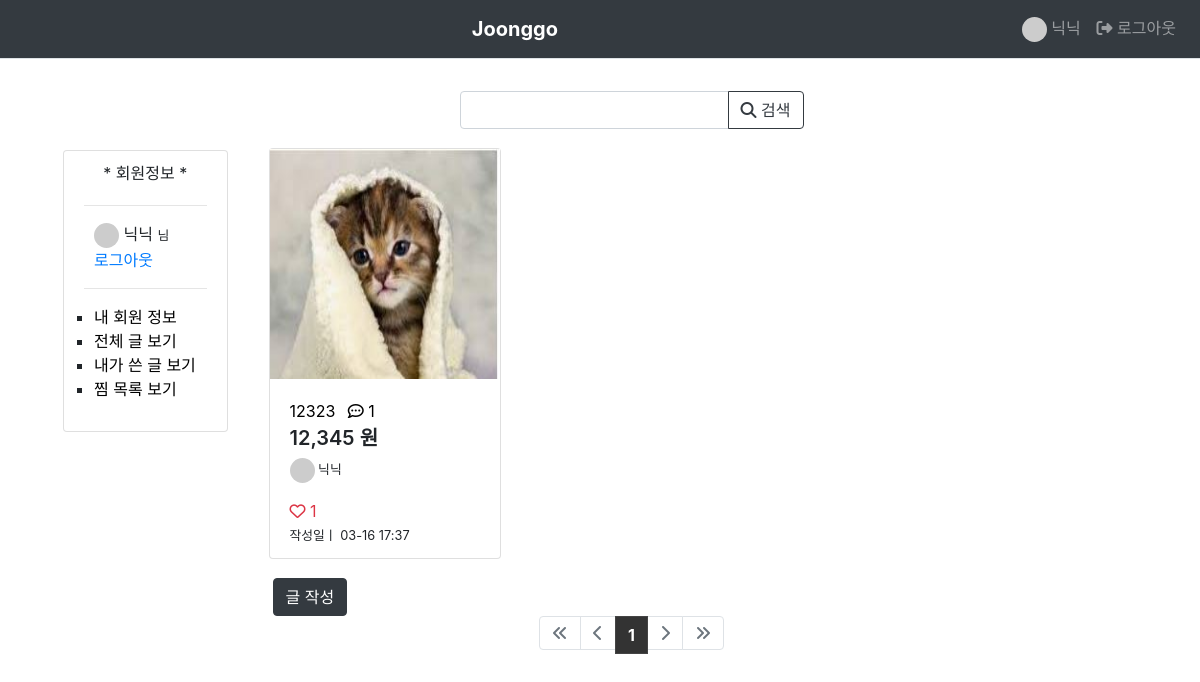
Before: /joonggo/question/mypost/1/ (signed in) with the older database file.
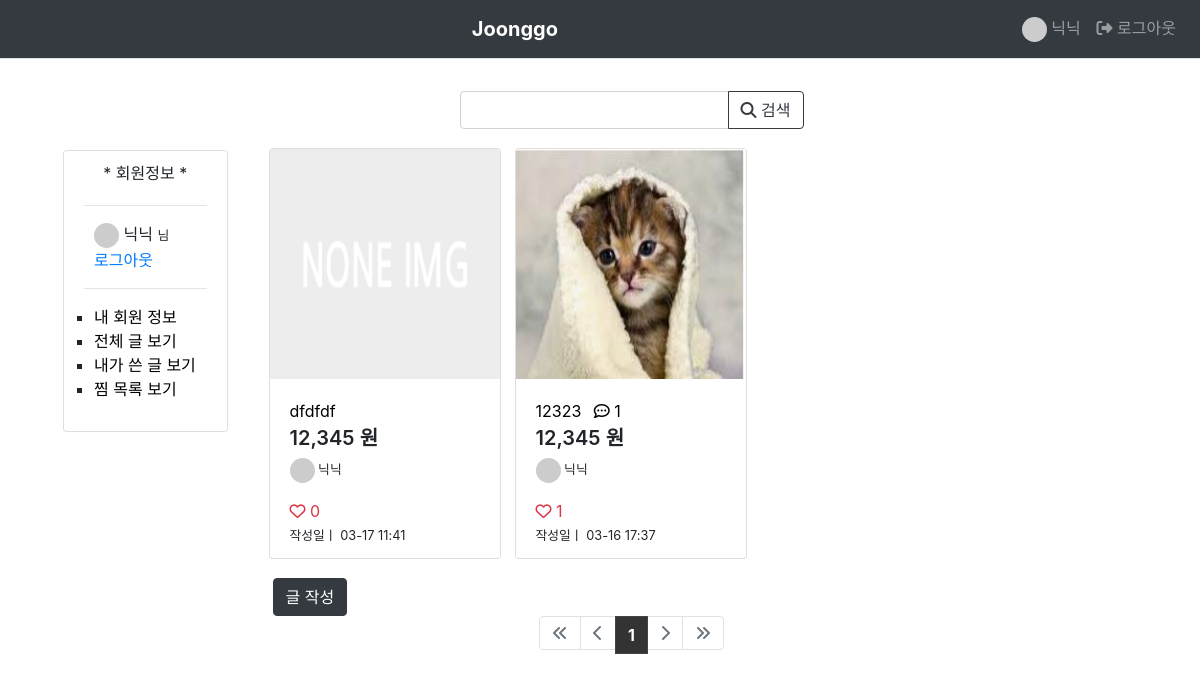
After: the same page with the newer database file.
### joonggo/models.py (models this page shows, shortened)
class Sell(models.Model):
    author = models.ForeignKey(User, on_delete=models.CASCADE, related_name='author_sell')
    subject = models.CharField(blank=True, null=True, max_length=200)
    content = models.TextField(blank=True, null=True)
    images = models.ImageField(blank=True, upload_to='images')
    category = models.TextField(default="") # 카테고리
    price = models.IntegerField(default=0) # 가격
    tmethod = models.TextField(default="") # 거래 방식
    create_date = models.DateTimeField()
    modify_date = models.DateTimeField(null=True, blank=True)
    voter = models.ManyToManyField(User, related_name='voter_sell')

### common/models.py (models this page shows, shortened)
class User(AbstractUser):
    email = models.EmailField(verbose_name='email', max_length=255, unique=True,)
    nickname = models.CharField(max_length=24, default=None,  unique=True)
    username = models.CharField(max_length=24, default=None)
    profile_image = models.TextField(default=None, null=True, blank=True)
    phonenumber = models.TextField(default=None, unique=True)
    address = models.TextField(default=None)
    is_superuser = models.BooleanField(default=False)
    is_active = models.BooleanField(default=True)
    is_admin = models.BooleanField(default=False)
    objects = UserManager()
    USERNAME_FIELD = 'email'
    REQUIRED_FIELDS = ['nickname', 'username', 'phonenumber', 'address']

### joonggo/views/sell_views.py (the view)
# urls.py: path('question/mypost/<int:sell_id>/', sell_views.sell_mypost, name="sell_mypost"),
@login_required(login_url='common:login')
def sell_mypost(request, sell_id):
    page = request.GET.get('page', '1')
    kw = request.GET.get('kw', '')
    sell_list = request.user.author_sell.order_by('-create_date')
    if kw:
        sell_list = sell_list.filter(
            Q(subject__icontains=kw) | #제목 검색
            Q(content__icontains=kw) | #내용 검색
            Q(author__username__icontains=kw)
        ).distinct()
    paginator = Paginator(sell_list, 12)
    page_obj = paginator.get_page(page)
    context = {'sell_list': page_obj,
               'page': page,
               'kw': kw,
               }
    return render(request, 'joonggo/sell_mypost.html', context)

### templates/joonggo/sell_mypost.html (shortened to what the changed rows need)
{% extends 'base.html' %}
{% load humanize %}
{% load static %}
{% block content %}
<div class="row ml-5 my-3">
  <div class="col-8 mr-3">
        <div class="container" id="wrap">
          <div class="row">
            {% if sell_list %}
            {% for sell in sell_list %}
            <div class="col-xs-3 ml-2 mb-3">
              <div href="{% url 'joonggo:detail' sell.id %}" class="card" style="margin: 3px;">
                {% if sell.images %}
                  <img class="sellpic" src="{{ sell.images.url }}">
                  {% else %}
                  <img class="sellpic" src="/media/images/null_icon.png"/>
                  {% endif %}
                <div class="card-body">
                  <a class="stretched-link" style="color:black;" href="{% url 'joonggo:detail' sell.id %}">{{ sell.subject|truncatechars:10 }}
                    {% if sell.comment_set.count %}
                        <span class="ml-2">
                          <i class="fa-regular fa-comment-dots"></i>
                          <span>{{sell.comment_set.count}}</span>
                        </span>
                      {% endif %}
                  </a>
                  <div style="font-weight:600; font-size:20px; margin-bottom:5px;">
                      {{sell.price|intcomma}} 원
                  </div>
                  <p class="small"><img class="avatar" src="https://randomuser.me/api/portraits/men/{{sell.author.id}}.jpg"> {{ sell.author.nickname }}
                  </p>
                    <div style="margin-left:-8px; margin-bottom:3px;">
                    {% if sell.voter.all.count >= 0 %}
                    <span class="text-danger px-2 py-1">
                    {% if user in sell.voter.all %}
                    <i class="fa-solid fa-heart"></i>
                    {% else %}
                    <i class="fa-regular fa-heart"></i>
                    {% endif %}
                    {{ sell.voter.count }}
                    </div>
              {% endif %}
                    <div style="margin-bottom:-7px;">
                      <small>작성일ㅣ {{ sell.create_date|date:'m-d H:i' }}</small>
                    </div>
                </div>
              </div>
            </div>
            {% endfor %}
            {% endif %}
          </div>
        </div>
        {% include 'joonggo/pagenation.html' %}
  </div>
</div>
{% endblock content %}

Changed rows visible on the page:
added Sell: subject "dfdfdf", price "12,345", author.nickname "닉닉", voter.count "0", create_date "03-17 11:41"
